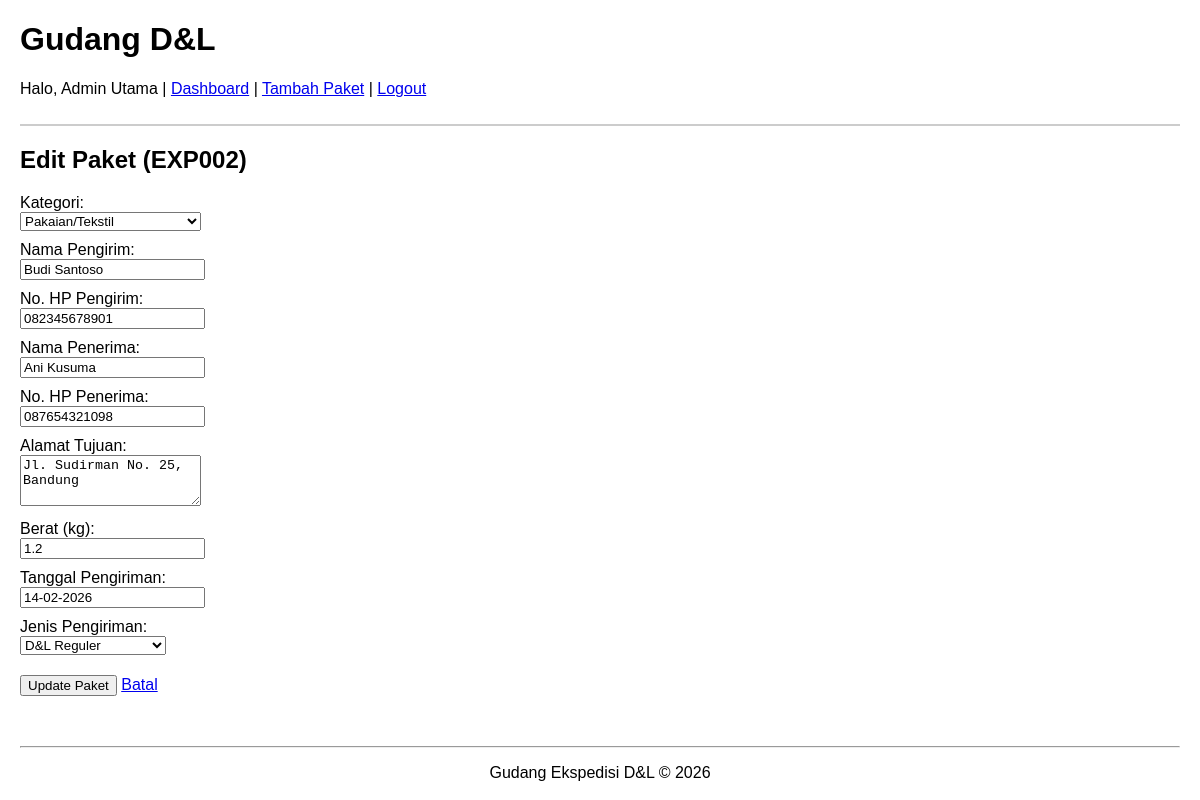
Page /edit_package/EXP002 (signed in) on the committed database.
### tables this page shows
CREATE TABLE packages (
                id INTEGER PRIMARY KEY AUTOINCREMENT,
                resi TEXT UNIQUE NOT NULL,
                sender TEXT NOT NULL,
                sender_phone TEXT,
                receiver TEXT NOT NULL,
                receiver_phone TEXT,
                destination_address TEXT,
                category TEXT,
                weight REAL,
                shipping_date TEXT,
                shipping_type TEXT,
                estimation TEXT,
                fare INTEGER
            );

### app.py (the view, shortened to what this page needs)
@app.route('/edit_package/<resi>', methods=('GET', 'POST'))
def edit_package(resi):
    if 'user_id' not in session:
        return redirect(url_for('login'))
    db = get_db()
    package = db.execute('SELECT * FROM packages WHERE resi = ?', (resi,)).fetchone()
    return render_template('edit_package.html', package=package)

### app.py (called while the page is built)
def get_db():
    conn = sqlite3.connect(app.config['DATABASE'])
    conn.row_factory = sqlite3.Row
    return conn

### templates/edit_package.html (shortened to what this page needs)
{% extends 'base.html' %}
{% block content %}
<h2>Edit Paket ({{ package.resi }})</h2>
<form method="POST">
    <div>
        <label>Kategori:</label><br>
        <select name="category" required>
            <option value="Pakaian/Tekstil" {% if package.category == 'Pakaian/Tekstil' %}selected{% endif %}>Pakaian/Tekstil</option>
        </select>
    </div>
    <div>
        <label>Nama Pengirim:</label><br>
        <input type="text" name="sender" value="{{ package.sender }}" required>
    </div>
    <div>
        <label>No. HP Pengirim:</label><br>
        <input type="text" name="sender_phone" value="{{ package.sender_phone }}" required>
    </div>
    <div>
        <label>Nama Penerima:</label><br>
        <input type="text" name="receiver" value="{{ package.receiver }}" required>
    </div>
    <div>
        <label>No. HP Penerima:</label><br>
        <input type="text" name="receiver_phone" value="{{ package.receiver_phone }}" required>
    </div>
    <div>
        <label>Alamat Tujuan:</label><br>
        <textarea name="destination_address" rows="3" required>{{ package.destination_address }}</textarea>
    </div>
    <div>
        <label>Berat (kg):</label><br>
        <input type="number" step="0.1" name="weight" value="{{ package.weight }}" required>
    </div>
    <div>
        <label>Tanggal Pengiriman:</label><br>
        <input type="text" name="shipping_date" value="{{ package.shipping_date }}" required>
    </div>
    <div>
        <label>Jenis Pengiriman:</label><br>
        <select name="shipping_type" required>
            <option value="D&L Reguler" {% if package.shipping_type == 'D&L Reguler' %}selected{% endif %}>D&L Reguler</option>
        </select>
    </div>
    <div style="margin-top: 20px;">
        <button type="submit">Update Paket</button>
        <a href="{{ url_for('index') }}">Batal</a>
    </div>
</form>
{% endblock %}

### static/style.css (style rules this page uses)
body { font-family: sans-serif; margin: 20px; }
form div { margin-bottom: 10px; }

### rows in the picture
packages: resi "EXP002", category "Pakaian/Tekstil", sender "Budi Santoso", sender_phone "082345678901", receiver "Ani Kusuma", receiver_phone "087654321098", destination_address "Jl. Sudirman No. 25, Bandung", weight "1.2", shipping_date "14-02-2026", shipping_type "D&L Reguler"

### other values in the picture
{{ session.get('full_name') or session.get('username') }} "Admin Utama"
